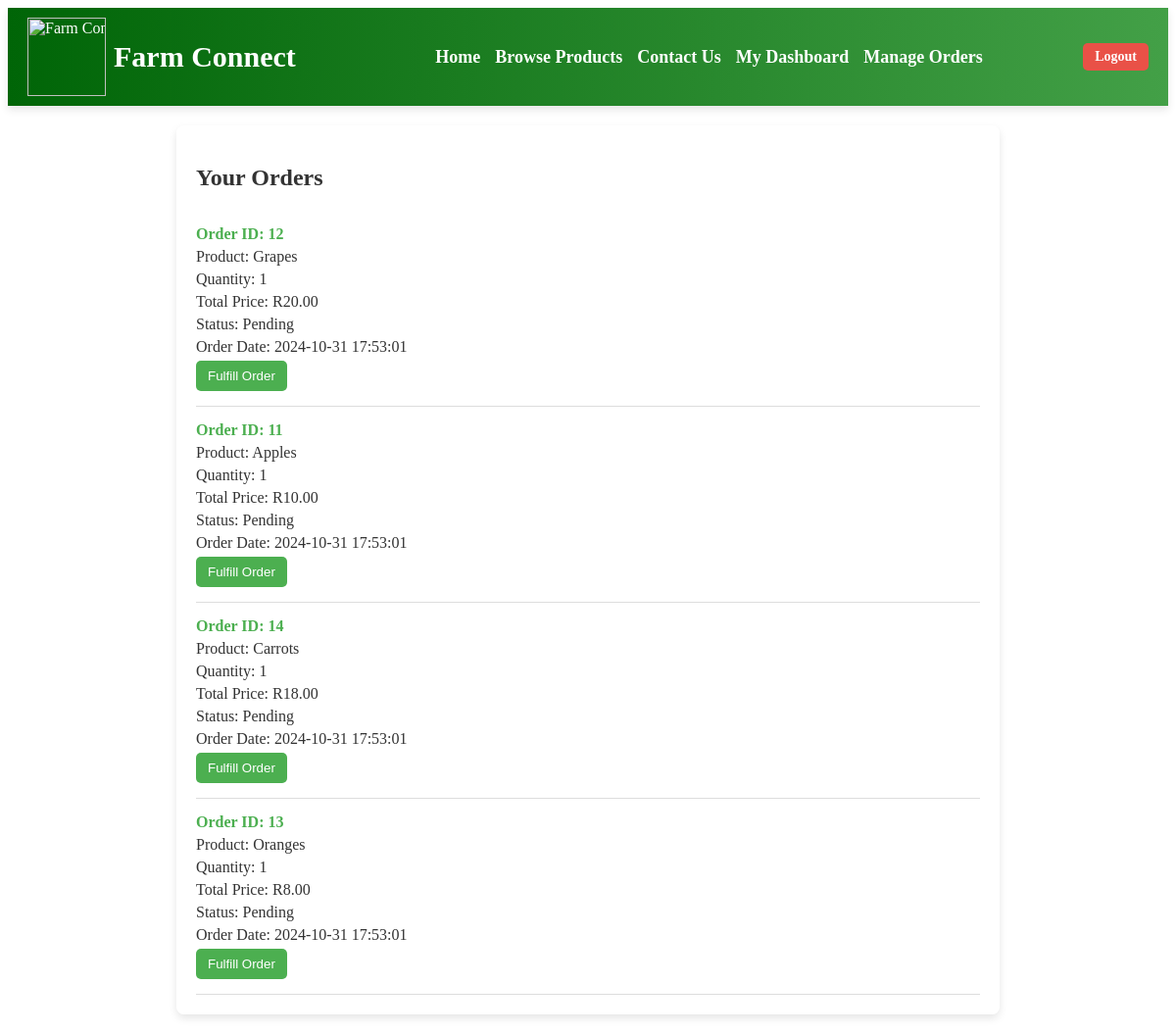
Screenshot of /manage_orders.php (signed in) with the database file from the repository.
### tables this page shows
CREATE TABLE `orders` (
  `id` int(11) NOT NULL,
  `user_id` int(11) NOT NULL,
  `product_id` int(11) NOT NULL,
  `quantity` int(11) NOT NULL,
  `order_date` timestamp NOT NULL DEFAULT current_timestamp(),
  `status` enum('Pending','Completed','Cancelled') DEFAULT 'Pending'
);

CREATE TABLE `products` (
  `id` int(11) NOT NULL,
  `farmer_id` int(11) NOT NULL,
  `name` varchar(100) NOT NULL,
  `description` text DEFAULT NULL,
  `price` decimal(10,2) NOT NULL,
  `quantity` int(11) NOT NULL,
  `image` varchar(255) DEFAULT NULL,
  `created_at` timestamp NOT NULL DEFAULT current_timestamp()
);

### manage_orders.php (the view, shortened to what this page needs)
<?php
include 'navbar.php';
include 'db.php';
$user_id = $_SESSION['user_id'];
$query = "SELECT orders.id AS order_id, products.name AS product_name, orders.quantity,
          (orders.quantity * products.price) AS total_price, orders.status, orders.order_date
          FROM orders
          JOIN products ON orders.product_id = products.id
          WHERE products.farmer_id = ? AND orders.status != 'Completed'
          ORDER BY orders.order_date DESC";
$stmt = $conn->prepare($query);
$stmt->bind_param("i", $user_id);
$stmt->execute();
$result = $stmt->get_result();
?>
<!DOCTYPE html>
<html lang="en">
<head>
    <link rel="stylesheet" href="css/navbar.css">
    <link rel="stylesheet" href="manage_orders.css">
</head>
<body>
    <div class="order-management">
        <h2>Your Orders</h2>
        <?php if ($result->num_rows > 0): ?>
            <?php while ($order = $result->fetch_assoc()): ?>
                <div class="order-item">
                    <h4>Order ID: <?php echo htmlspecialchars($order['order_id']); ?></h4>
                    <p>Product: <?php echo htmlspecialchars($order['product_name']); ?></p>
                    <p>Quantity: <?php echo htmlspecialchars($order['quantity']); ?></p>
                    <p>Total Price: R<?php echo number_format($order['total_price'], 2); ?></p>
                    <p>Status: <?php echo htmlspecialchars($order['status']); ?></p>
                    <p>Order Date: <?php echo htmlspecialchars($order['order_date']); ?></p>
                    <form action="fulfill_order.php" method="POST" style="display: inline;">
                        <button type="submit" class="btn-fulfill">Fulfill Order</button>
                    </form>
                </div>
            <?php endwhile; ?>
        <?php else: ?>
            <p>No pending orders.</p>
        <?php endif; ?>
    </div>
</body>
</html>

### navbar.php (shortened to what this page needs)
<link rel="stylesheet" href="css/navbar.css">
<header>
    <nav>
        <div class="logo">
            <a href="index.php">
                <img src="img/logo.png" alt="Farm Connect Logo" class="logo-img">
                <span class="site-name">Farm Connect</span>
            </a>
        </div>
        <ul class="nav-links">
    <li><a href="index.php">Home</a></li>
    <li><a href="products.php">Browse Products</a></li>
    <li><a href="contact.php">Contact Us</a></li>
    <?php if (isset($_SESSION['user_id'])): ?>
        <?php if ($_SESSION['role'] == 'farmer'): ?>
            <li><a href="dashboard.php">My Dashboard</a></li>
            <li><a href="manage_orders.php">Manage Orders</a></li>
        <?php else: ?>
            <li><a href="orders.php">My Orders</a></li>
        <?php endif; ?>
    <?php endif; ?>
</ul>
        <div class="auth-links">
            <?php if (isset($_SESSION['user_id'])): ?>
                <a href="logout.php" class="btn btn-logout">Logout</a>
            <?php else: ?>
                <a href="login.php" class="btn btn-login">Login</a>
                <a href="register.php" class="btn btn-register">Register</a>
            <?php endif; ?>
        </div>
    </nav>
</header>

### navbar.css (style rules this page uses)
header { background: linear-gradient(to right, #006507, #43a047); padding: 10px 20px; box-shadow: 0 4px 8px rgba(0, 0, 0, 0.1); overflow: hidden; }
header nav { display: flex; align-items: center; justify-content: space-between; white-space: nowrap; }
.logo { flex-shrink: 0; display: flex; align-items: center; }
.logo a { display: flex; align-items: center; text-decoration: none; color: #fff; }
.logo-img { width: 80px; height: auto; margin-right: 8px; }
.site-name { font-size: 30px; font-weight: bold; }
.nav-links { list-style-type: none; display: flex; gap: 15px; justify-content: center; margin: 0; flex-grow: 1; overflow: auto; }
.nav-links li a { font-size: 18px; color: #fff; text-decoration: none; font-weight: bold; }
.auth-links { display: flex; gap: 10px; align-items: center; justify-content: flex-end; flex-shrink: 0; }
.btn { padding: 6px 12px; border-radius: 5px; font-weight: bold; text-decoration: none; color: #fff; font-size: 14px; }
.btn-logout { background-color: #ff4848e2; }

### manage_orders.css (style rules this page uses)
body { color: #333; background-image: url('img/farm.jpg'); background-size: cover; background-position: center; background-repeat: no-repeat; }
.order-management { max-width: 800px; margin: 20px auto; padding: 20px; background-color: rgba(255, 255, 255, 0.9); border-radius: 8px; box-shadow: 0 4px 8px rgba(0, 0, 0, 0.1); }
.order-item { border-bottom: 1px solid #ddd; padding: 15px 0; }
.order-item h4 { margin: 0; color: #4CAF50; }
.order-item p { margin: 5px 0; }
.btn-fulfill { padding: 8px 12px; background-color: #4CAF50; color: white; border: none; border-radius: 5px; cursor: pointer; }

### rows the page displays
orders: id "12", product.name "Grapes", quantity "1", total_price "20.00", status "Pending", order_date "2024-10-31 17:53:01"
orders: id "11", product.name "Apples", quantity "1", total_price "10.00", status "Pending", order_date "2024-10-31 17:53:01"
orders: id "14", product.name "Carrots", quantity "1", total_price "18.00", status "Pending", order_date "2024-10-31 17:53:01"
orders: id "13", product.name "Oranges", quantity "1", total_price "8.00", status "Pending", order_date "2024-10-31 17:53:01"
